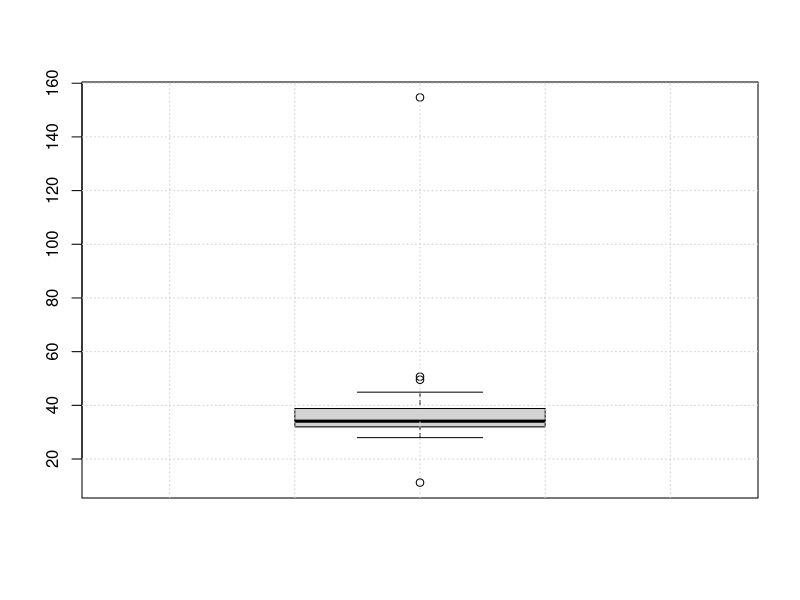
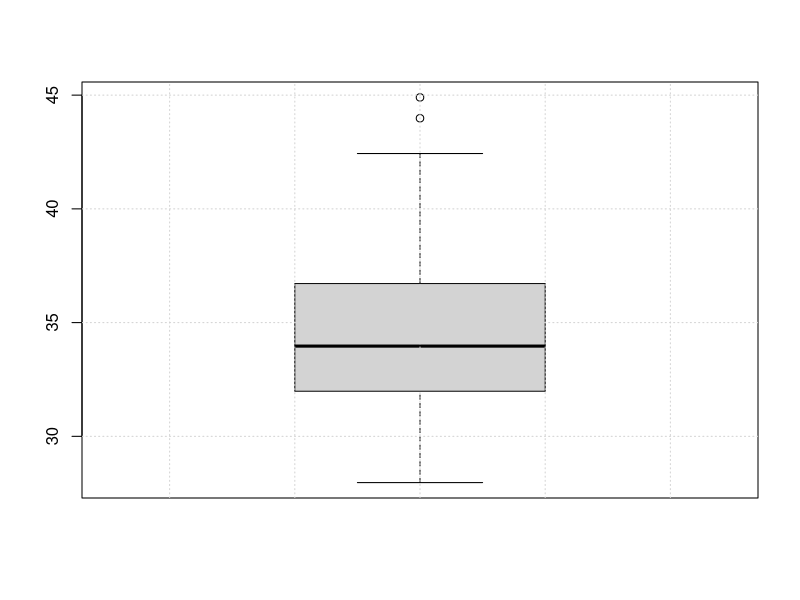
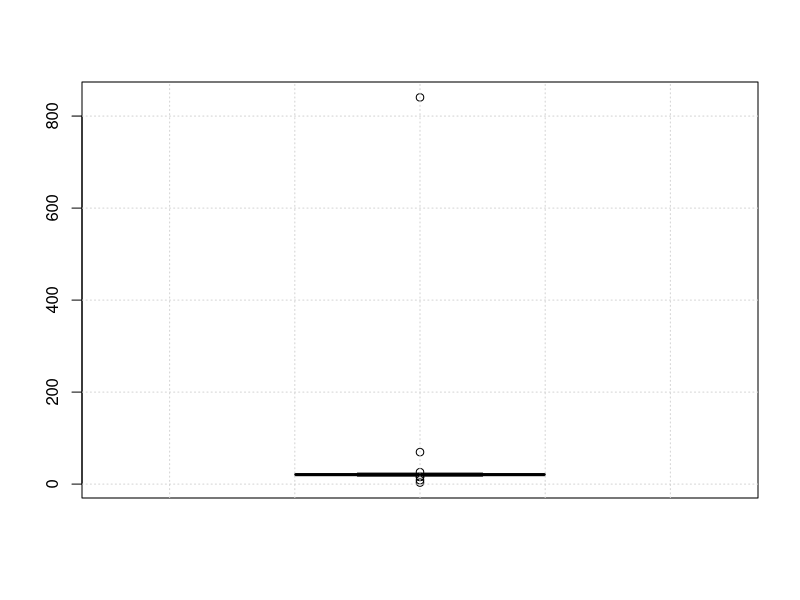
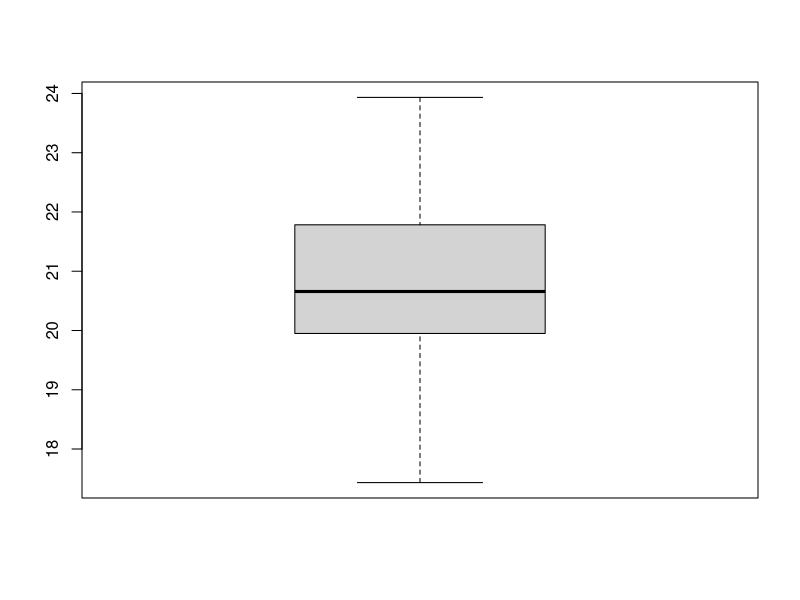
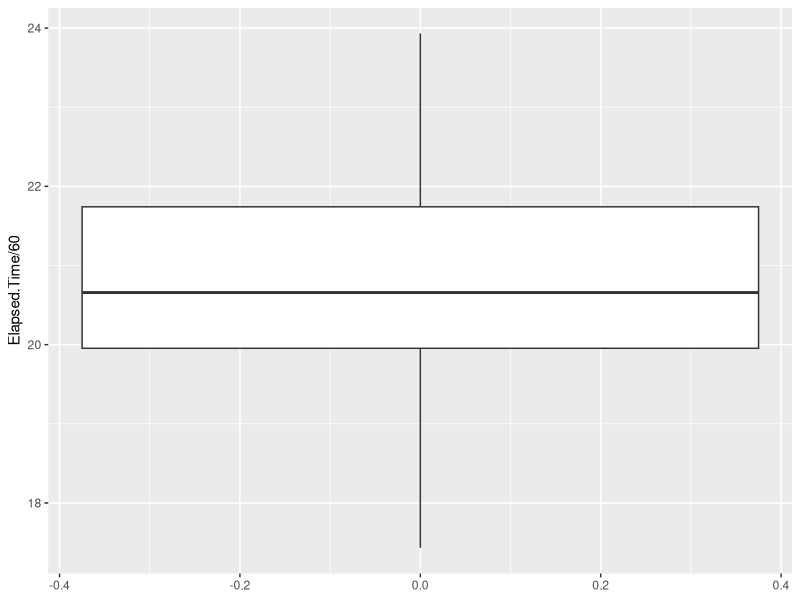
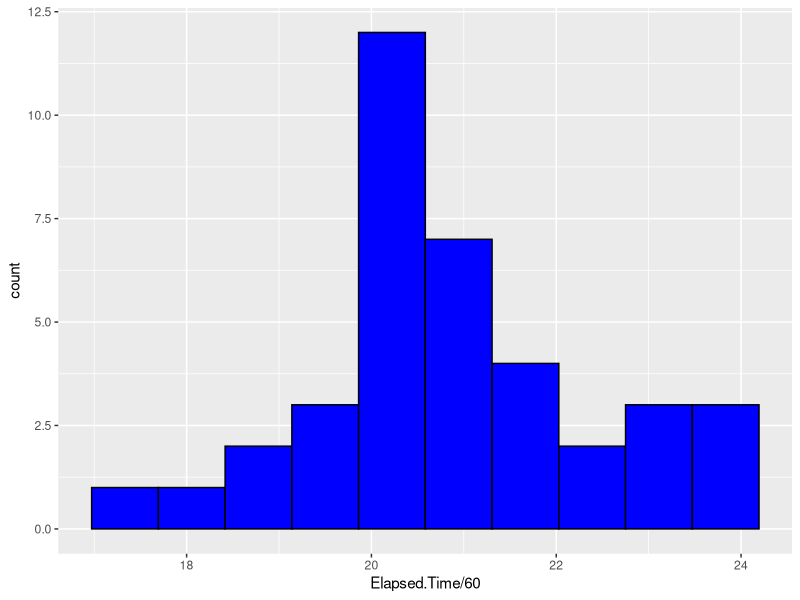
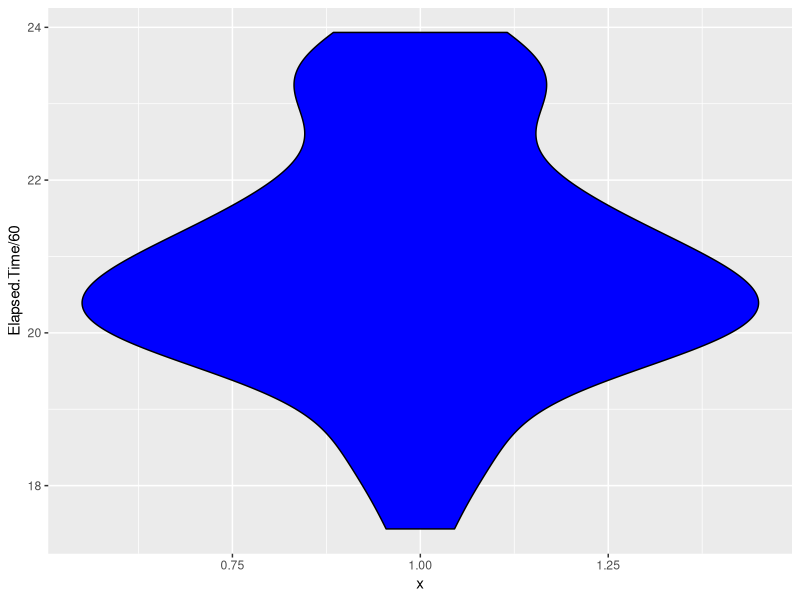
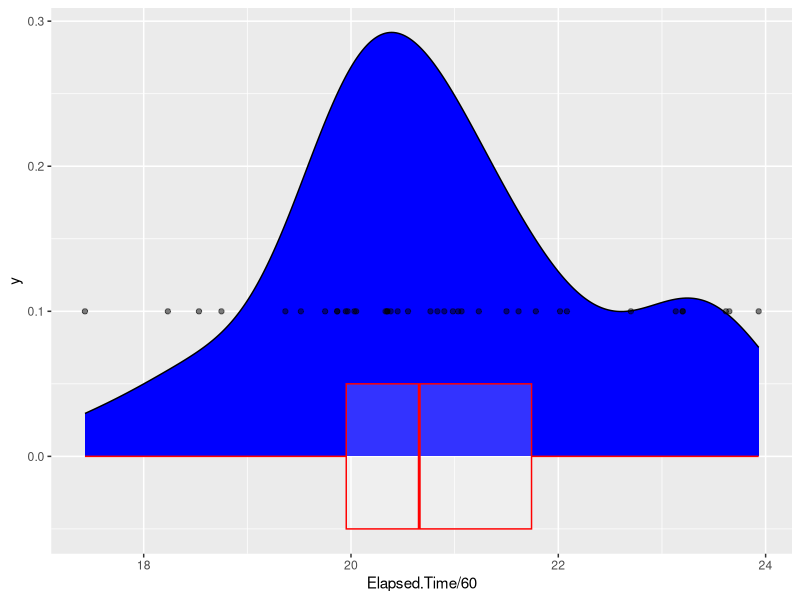

Write R code to recreate these figures, in order.
## ---- chunk 1
activities<-read.csv('data/activities_strava.csv')
head(activities)
## ---- chunk 2
paste("Tenemos",length(colnames(activities)),"columnas")
## ---- chunk 3
df_activities_lite <- activities[,c('Activity.Date', 'Activity.Name', 'Activity.Type', 'Elapsed.Time', 'Distance')]
paste("Tenemos",length(colnames(df_activities_lite)),"columnas")
## ---- chunk 4
summary(df_activities_lite)
## ---- chunk 5
Sys.setlocale("LC_ALL","C")
head(df_activities_lite$Activity.Date)
df_activities_lite$Activity.Date <- as.POSIXct(
  df_activities_lite$Activity.Date, 
  format="%b %d, %Y, %I:%M:%S %p")
## ---- chunk 6
df_activities_lite$Activity.Name <- factor(df_activities_lite$Activity.Name)
df_activities_lite$Activity.Type <- factor(df_activities_lite$Activity.Type)
## ---- chunk 7
summary(df_activities_lite)
## ---- chunk 8
df_ride <- df_activities_lite[df_activities_lite$Activity.Type=='Ride', ]
## ---- chunk 9
df_ride_am <-  df_activities_lite[ df_activities_lite$Activity.Name=='Morning Ride', ]

#df_ride_pm <-  df_activities_lite[ df_activities_lite$Activity.Name=='Afternoon Ride' | df_activities_lite$Activity.Name=='Evening Ride', ]
df_ride_pm <-  df_activities_lite[ df_activities_lite$Activity.Name %in% c('Afternoon Ride', 'Evening Ride'), ]
## ---- chunk 10
paste("El tiempo medio del viaje por la mañana es de",round(mean(df_ride_am$Elapsed.Time)/60),"minutos")
paste("El tiempo medio del viaje por la tarde es de",round(mean(df_ride_pm$Elapsed.Time)/60),"minutos")
## ---- chunk 11
paste("La mediana del viaje por la mañana es de",round(median(df_ride_am$Elapsed.Time)/60),"minutos")
paste("La mediana del viaje por la tarde es de",round(median(df_ride_pm$Elapsed.Time)/60),"minutos")
## ---- chunk 12
paste0("La distancia del viaje por la mañana es de ",round(median(df_ride_am$Distance),2),"km")
paste0("La distancia del viaje por la tarde es de ",round(median(df_ride_pm$Distance),2),"km")
## ---- chunk 13
boxplot(df_ride_am$Elapsed.Time/60)
grid()
## ---- chunk 14
qlist <- quantile(df_ride_am$Elapsed.Time/60, c(0.1,0.25,0.5,0.75,0.9))
qlist
## ---- chunk 15
lim_max <- qlist["75%"]+1.5*(qlist["75%"]-qlist["25%"])
lim_min <- qlist["25%"]-1.5*(qlist["75%"]-qlist["25%"])
df_ride_am_filtrado <- df_ride_am[df_ride_am$Elapsed.Time>lim_min*60 & 
                                  df_ride_am$Elapsed.Time<lim_max*60,
                                  ]
## ---- chunk 16
boxplot(df_ride_am_filtrado$Elapsed.Time/60)
grid()
## ---- chunk 17
boxplot(df_ride_pm$Elapsed.Time/60)
grid()
## ---- chunk 18
quantile(df_ride_pm$Elapsed.Time/60, c(0,0.05,0.25,0.75,0.95,1))
## ---- chunk 19
df_ride_pm_filtrado <- df_ride_pm[df_ride_pm$Elapsed.Time>16*60 & 
                                  df_ride_pm$Elapsed.Time<25*60,
                                  ]
boxplot(df_ride_pm_filtrado$Elapsed.Time/60)
## ---- chunk 20
library(ggplot2)
#ggplot2::ggplot(df_ride_pm_filtrado, ggplot2::aes(y=Elapsed.Time/60))+ggplot2::geom_boxplot()
ggplot(df_ride_pm_filtrado, aes(y=Elapsed.Time/60))+geom_boxplot()
## ---- chunk 21
paste("El tiempo medio sería: ", round(mean(df_ride_pm_filtrado$Elapsed.Time)/60,2),"minutos")
paste("La mediana del tiempo sería: ", round(median(df_ride_pm_filtrado$Elapsed.Time)/60,2),"minutos")
## ---- chunk 22
ggplot(df_ride_pm_filtrado, aes(x=Elapsed.Time/60))+
  geom_histogram(bins = 10, color='black', fill='blue')
## ---- chunk 23
ggplot(df_ride_pm_filtrado, aes(x=1, y=Elapsed.Time/60))+
  geom_violin(color='black', fill='blue')
## ---- chunk 24
ggplot(df_ride_pm_filtrado, aes(x=Elapsed.Time/60))+
  geom_density(color='black', fill='blue')+
  geom_point(aes(y=0.1), alpha=0.5)+
  geom_boxplot(width=0.1, alpha=0.2, color='red')
## ---- chunk 25
mean(df_ride_pm_filtrado$Activity.Date)
mean(df_ride_am_filtrado$Activity.Date)
